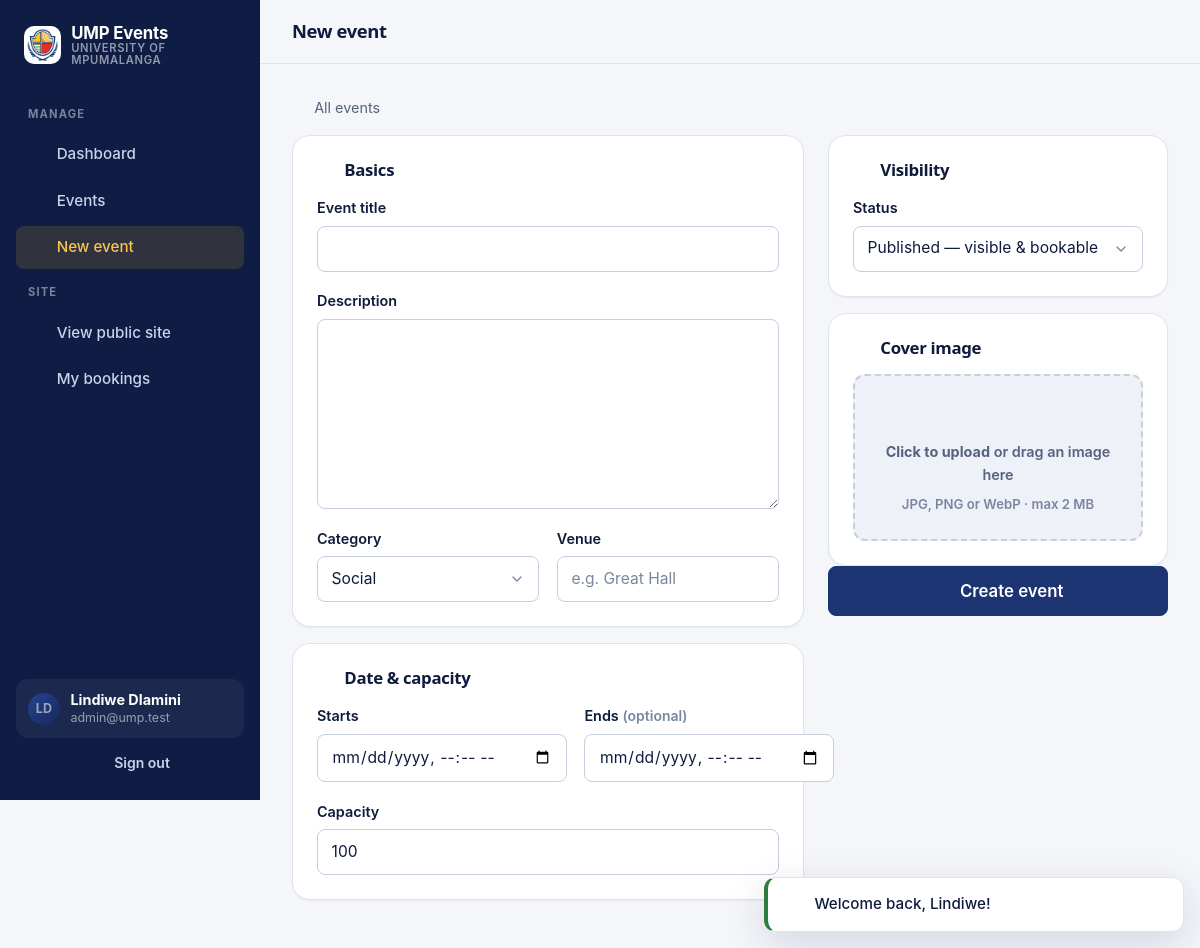
The page /admin/events/create (signed in) on the database its author committed.
### tables this page shows
CREATE TABLE `users` (
  `id`            INT UNSIGNED NOT NULL AUTO_INCREMENT,
  `full_name`     VARCHAR(100) NOT NULL,
  `email`         VARCHAR(120) NOT NULL,
  `password_hash` VARCHAR(255) NOT NULL,
  `role`          ENUM('user', 'admin') NOT NULL DEFAULT 'user',
  `created_at`    DATETIME NOT NULL DEFAULT CURRENT_TIMESTAMP,
  `updated_at`    DATETIME NOT NULL DEFAULT CURRENT_TIMESTAMP ON UPDATE CURRENT_TIMESTAMP,
  PRIMARY KEY (`id`),
  UNIQUE KEY `users_email_unique` (`email`)
);

### app/Core/View.php (called while the page is built, shortened)
<?php
final class View
{
    public static function render(string $view, array $data = [], ?string $layout = 'layouts/app'): string
    {
        $content = self::renderFile($view, $data);
        return self::renderFile($layout, [...$data, 'content' => $content]);
    }
    public static function partial(string $view, array $data = []): string
    {
        return self::renderFile('partials/' . $view, $data);
    }
    private static function renderFile(string $view, array $data): string
    {
        $file = BASE_PATH . '/views/' . $view . '.php';
        try {
            (static function (string $__file, array $__data): void {
                extract($__data, EXTR_SKIP);
                require $__file;
            })($file, $data);
        } catch (\Throwable $e) {
            ob_end_clean();
            throw $e;
        }
        return (string) ob_get_clean();
    }
}

### app/Controllers/Controller.php (called while the page is built, shortened)
<?php
abstract class Controller
{
    protected function view(string $view, array $data = [], ?string $layout = 'layouts/app'): string
    {
        return View::render($view, $data, $layout);
    }
}

### app/Controllers/Admin/EventAdminController.php (called while the page is built, shortened)
<?php
final class EventAdminController extends Controller
{
    public function create(Request $request): string
    {
        return $this->form(null);
    }
    private function form(?array $event): string
    {
        return $this->view('admin/events/form', [
            'pageTitle' => $event ? 'Edit event' : 'New event',
            'event' => $event,
            'categories' => Config::get('app.categories'),
        ], 'layouts/admin');
    }
}

### app/Core/App.php (called while the page is built, shortened)
<?php
final class App
{
    public function run(): void
    {
        $request = Request::capture();
        try {
            $response = $this->handle($request);
        } catch (ValidationException $e) {
            Session::flash('errors', $e->errors);
            Session::flash('old', $e->old);
            $response = Response::redirect($e->redirectTo ?? Session::get('_previous_path') ?? $request->previousPath());
        } catch (Throwable $e) {
            $response = ErrorHandler::render($e);
        }
    }
    private function handle(Request $request): Response
    {
        $route = $this->router->match($request->method, $request->path);
        $middleware = ['csrf', ...$route['middleware']];
        $core = function (Request $request) use ($route): Response {
            [$class, $method] = $route['handler'];
            $result = (new $class())->{$method}($request, ...array_values($route['params']));
            return $result instanceof Response ? $result : Response::html((string) $result);
        };
        $pipeline = array_reduce(
            array_reverse($middleware),
            static function (callable $next, string $alias): callable {
                $instance = new (self::MIDDLEWARE[$alias])();
                return static fn (Request $request): Response => $instance->handle($request, $next);
            },
            $core,
        );
        return $pipeline($request);
    }
}

### app/Middleware/RequireAdmin.php (called while the page is built, shortened)
<?php
final class RequireAdmin implements Middleware
{
    public function handle(Request $request, callable $next): Response
    {
        return $next($request);
    }
}

### app/Middleware/Authenticate.php (called while the page is built, shortened)
<?php
final class Authenticate implements Middleware
{
    public function handle(Request $request, callable $next): Response
    {
        if (Auth::check()) {
            return $next($request);
        }
        return Response::redirect('/login');
    }
}

### app/Middleware/VerifyCsrfToken.php (called while the page is built, shortened)
<?php
final class VerifyCsrfToken implements Middleware
{
    public function handle(Request $request, callable $next): Response
    {
        return $next($request);
    }
}

### app/Core/Config.php (called while the page is built, shortened)
<?php
final class Config
{
    private static array $items = [];
    public static function load(string $dir): void
    {
        foreach (glob($dir . '/*.php') as $file) {
            self::$items[basename($file, '.php')] = require $file;
        }
    }
    public static function get(string $key, mixed $default = null): mixed
    {
        $value = self::$items;
        foreach (explode('.', $key) as $segment) {
            $value = $value[$segment];
        }
        return $value;
    }
}

### app/Core/Request.php (called while the page is built, shortened)
<?php
final class Request
{
    private static ?self $current = null;
    public static function capture(): self
    {
        $uriPath = rawurldecode(parse_url($_SERVER['REQUEST_URI'] ?? '/', PHP_URL_PATH) ?: '/');
        $basePath = self::detectBasePath($uriPath);
        $path = substr($uriPath, strlen($basePath)) ?: '/';
        $path = '/' . trim($path, '/');
        return self::$current = new self(
            strtoupper($_SERVER['REQUEST_METHOD'] ?? 'GET'),
            $path,
            $basePath,
            $_GET,
            $_POST,
            $_FILES,
            $_SERVER,
        );
    }
    public static function current(): ?self
    {
        return self::$current;
    }
    private static function detectBasePath(string $uriPath): string
    {
        $script = $_SERVER['SCRIPT_NAME'] ?? '/index.php';
        $scriptDir = basename($script) === 'index.php' ? rtrim(str_replace('\\', '/', dirname($script)), '/') : '';
        return str_starts_with($uriPath, $scriptDir) ? $scriptDir : '';
    }
}

### app/Core/Auth.php (called while the page is built, shortened)
<?php
final class Auth
{
    private static ?array $user = null;
    private static bool $resolved = false;
    public static function user(): ?array
    {
        if (!self::$resolved) {
            self::$resolved = true;
            $id = Session::get('user_id');
            try {
                self::$user = $id ? (new UserRepository())->find((int) $id) : null;
            } catch (DatabaseUnavailableException) {
                return null;
            }
        }
        return self::$user;
    }
    public static function check(): bool
    {
        return self::user() !== null;
    }
}

### app/Core/Database.php (called while the page is built, shortened)
<?php
final class Database
{
    private static ?self $instance = null;
    public static function connection(): self
    {
        if (self::$instance === null) {
            $c = Config::get('database');
            $dsn = sprintf('mysql:host=%s;port=%d;dbname=%s;charset=%s', $c['host'], $c['port'], $c['database'], $c['charset']);
            try {
                $pdo = new PDO($dsn, $c['username'], $c['password'], [
                    PDO::ATTR_ERRMODE => PDO::ERRMODE_EXCEPTION,
                    PDO::ATTR_DEFAULT_FETCH_MODE => PDO::FETCH_ASSOC,
                    PDO::ATTR_EMULATE_PREPARES => false,
                    PDO::ATTR_STRINGIFY_FETCHES => false,
                ]);
            } catch (PDOException $e) {
                throw new DatabaseUnavailableException('Could not connect to the database.', previous: $e);
            }
            self::$instance = new self($pdo);
        }
        return self::$instance;
    }
    public function query(string $sql, array $params = []): PDOStatement
    {
        $stmt = $this->pdo->prepare($sql);
        foreach ($params as $key => $value) {
            $stmt->bindValue(
                is_int($key) ? $key + 1 : ':' . ltrim($key, ':'),
                $value,
                match (true) {
                    is_int($value) => PDO::PARAM_INT,
                    is_bool($value) => PDO::PARAM_BOOL,
                    $value === null => PDO::PARAM_NULL,
                    default => PDO::PARAM_STR,
                },
            );
        }
        $stmt->execute();
        return $stmt;
    }
    public function fetch(string $sql, array $params = []): ?array
    {
        return $this->query($sql, $params)->fetch() ?: null;
    }
}

### app/Repositories/UserRepository.php (called while the page is built, shortened)
<?php
final class UserRepository extends Repository
{
    public function find(int $id): ?array
    {
        return $this->db->fetch('SELECT ' . self::COLUMNS . ' FROM users WHERE id = ?', [$id]);
    }
}

### app/bootstrap.php (called while the page is built, shortened)
<?php
spl_autoload_register(static function (string $class): void {
    $prefix = 'App\\';
    $file = __DIR__ . '/' . str_replace('\\', '/', substr($class, strlen($prefix))) . '.php';
});
require __DIR__ . '/helpers.php';
return new App(require BASE_PATH . '/routes/web.php');

### app/Core/Session.php (called while the page is built, shortened)
<?php
final class Session
{
    public static function get(string $key, mixed $default = null): mixed
    {
        return $_SESSION[$key] ?? $default;
    }
    public static function getFlash(string $key, mixed $default = null): mixed
    {
        return $_SESSION[self::FLASH_KEY][$key] ?? $default;
    }
}

### app/Repositories/Repository.php (called while the page is built, shortened)
<?php
abstract class Repository
{
    public function __construct(?Database $db = null)
    {
        $this->db = $db ?? Database::connection();
    }
}

### public/index.php (called while the page is built, shortened)
<?php
$app = require dirname(__DIR__) . '/app/bootstrap.php';
$app->run();

### views/layouts/admin.php (the view, shortened to what this page needs)
<?php $user = auth(); ?>
<!doctype html>
<html lang="en">
<head>
  <?= App\Core\View::partial('head', get_defined_vars()) ?>
</head>
<body>
<div class="admin">
  <aside class="sidebar" id="admin-sidebar" aria-label="Admin">
    <?= App\Core\View::partial('brand') ?>
    <nav class="side-nav">
      <span class="label">Manage</span>
      <a href="<?= url('/admin') ?>" class="<?= is_active('/admin', true) ? 'is-active' : '' ?>"><?= icon('layout-dashboard') ?> Dashboard</a>
      <a href="<?= url('/admin/events') ?>" class="<?= is_active('/admin/events') && !is_active('/admin/events/create') ? 'is-active' : '' ?>"><?= icon('calendar') ?> Events</a>
      <a href="<?= url('/admin/events/create') ?>" class="<?= is_active('/admin/events/create') ? 'is-active' : '' ?>"><?= icon('plus') ?> New event</a>
      <span class="label">Site</span>
      <a href="<?= url('/events') ?>"><?= icon('external-link') ?> View public site</a>
      <a href="<?= url('/account/bookings') ?>"><?= icon('ticket') ?> My bookings</a>
    </nav>
    <div class="sidebar-foot">
      <div class="user">
        <span class="avatar"><?= e(initials($user['full_name'])) ?></span>
        <div>
          <strong><?= e($user['full_name']) ?></strong>
          <span><?= e($user['email']) ?></span>
        </div>
      </div>
      <form method="post" action="<?= url('/logout') ?>">
        <button type="submit" class="btn btn-ghost btn-sm btn-block"><?= icon('log-out') ?> Sign out</button>
      </form>
    </div>
  </aside>
  <div class="admin-main">
    <header class="admin-top">
      <h1><?= e($pageTitle ?? 'Admin') ?></h1>
      <button class="btn btn-ghost btn-icon theme-toggle" type="button" data-theme-toggle aria-label="Toggle dark mode">
        <?= icon('sun', 'icon-sun') ?><?= icon('moon', 'icon-moon') ?>
      </button>
    </header>
    <main class="admin-content" id="main">
      <?= $content ?>
    </main>
  </div>
</div>
<?= App\Core\View::partial('toast') ?>
</body>
</html>

### rows shown on the page
users: full_name "LD", full_name "Lindiwe Dlamini", email "admin@ump.test"

### other values the page prints
config('app.name') "UMP Events"
$pageTitle "New event"
$maxMb "2"
$message "Welcome back, Lindiwe!"
form field category "Social"
